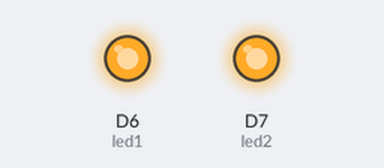
Bench run of a sketch on a simulated ESP8266 (NodeMCU). On the bench: output pins drawn as LEDs (lit = HIGH).

Above: at 0.35 s.
At 3.85 s:
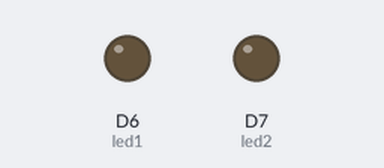
Timing chart, 0 to 4.6 s (numbered marks = the images above):
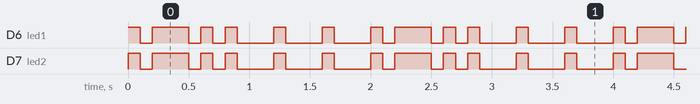

The sketch:

BlinkyBill.ino
```cpp
int led1 = D6;
int led2 = D7;
int dit = 100;
int dah = 300;

void setup() {
    pinMode(led1, OUTPUT);
    pinMode(led2, OUTPUT);
}

void letterL() {
    digitalWrite(led1, HIGH);
    digitalWrite(led2, HIGH);
    delay(dit);
    digitalWrite(led1, LOW);
    digitalWrite(led2, LOW);
    delay(dit);
    digitalWrite(led1, HIGH);
    digitalWrite(led2, HIGH);
    delay(dah);
    digitalWrite(led1, LOW);
    digitalWrite(led2, LOW);
    delay(dit);
    digitalWrite(led1, HIGH);
    digitalWrite(led2, HIGH);
    delay(dit);
    digitalWrite(led1, LOW);
    digitalWrite(led2, LOW);
    delay(dit);
    digitalWrite(led1, HIGH);
    digitalWrite(led2, HIGH);
    delay(dit);
    digitalWrite(led1, LOW);
    digitalWrite(led2, LOW);
    delay(dah);
}

void letterE() {
    digitalWrite(led1, HIGH);
    digitalWrite(led2, HIGH);
    delay(dit);
    digitalWrite(led1, LOW);
    digitalWrite(led2, LOW);
    delay(dah);
}

void loop() {
    letterL();
    letterE();
    letterE();
}
```

Measured:
- by itself, D6 (led1), D7 (led2): repeats every 2.0 s: LOW 0.10 s, HIGH 0.30 s, 2 × (LOW 0.10 s, HIGH 0.10 s), 3 × (LOW 0.30 s, HIGH 0.10 s)
- by itself, everything shown: repeats every 2.0 s, in 8 steps
